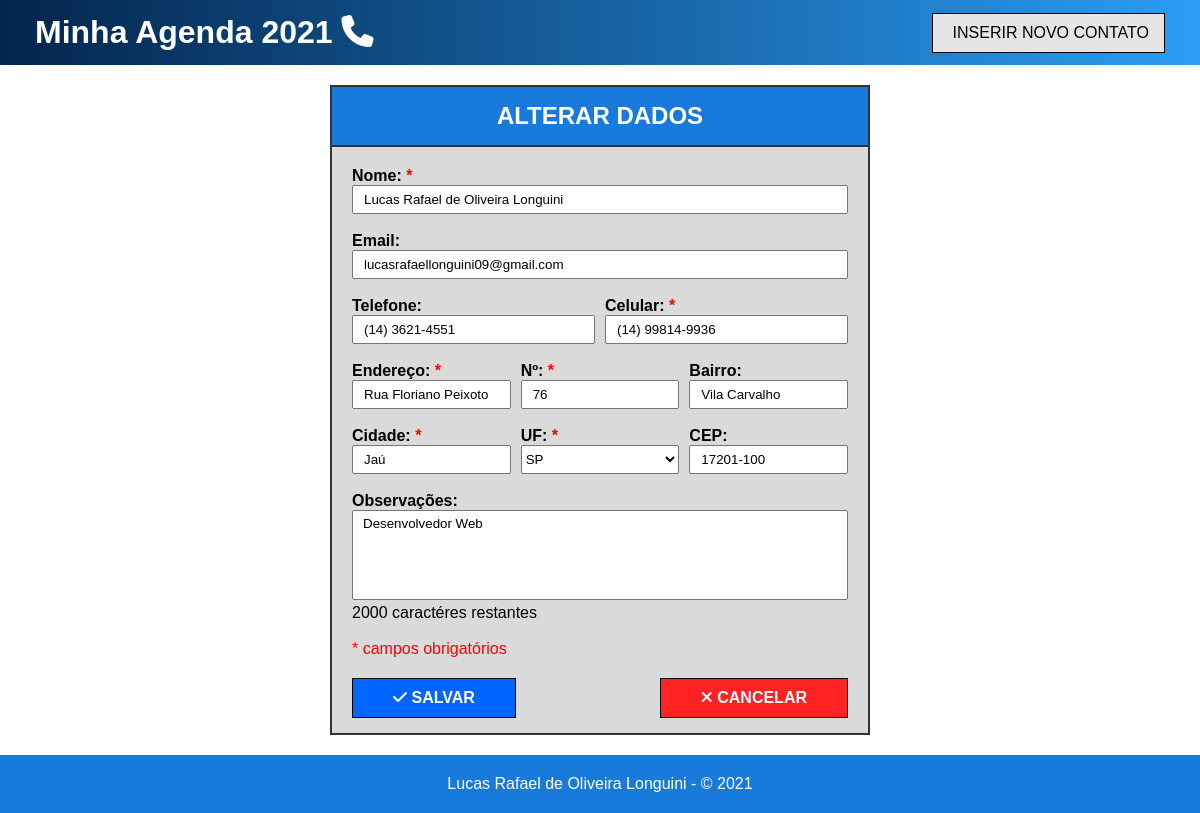
The page /?c=ContatoController&m=editarContato&id=1 on the database its author committed.
### tables this page shows
CREATE TABLE Contatos (
	`id_contato`	INT NOT NULL AUTO_INCREMENT PRIMARY KEY,
	`nome`			VARCHAR(60) NOT NULL,
	`email`			VARCHAR(50) NULL,
	`telefone`		VARCHAR(14) NULL,
	`celular`		VARCHAR(15) NOT NULL,
	`endereco`		VARCHAR(50) NOT NULL,
	`num`			VARCHAR(5) NOT NULL,
	`bairro`		VARCHAR(30) NULL,
	`cidade`		VARCHAR(50) NOT NULL,
	`cep`			VARCHAR(9) NULL,
	`observacoes`	VARCHAR(1000) NULL,
	`id_estado`		INT NOT NULL,
	FOREIGN KEY (`id_estado`) REFERENCES Estados (`id_estado`)
);

### controllers/ContatoController.class.php (called while the page is built, shortened)
<?php
	require_once "models/Conexao.class.php";
	require_once "models/Contato.class.php";
	require_once "models/ContatoDAO.class.php";
	class ContatoController {
		public function editarContato() {
			$contatoDAO = new ContatoDAO();
			$ret = $contatoDAO->listarContato($_GET["id"]);
			$estado = $contatoDAO->listarEstados();
			require_once "views/edit_contato.php";
		}
	}

### models/Conexao.class.php (called while the page is built, shortened)
<?php
	abstract class Conexao {
		protected function __construct() {
			try {
				$this->db = new PDO("mysql:host=localhost; dbname=AgendaTelefonica; charset=utf8mb4", "root", "");
			}
			catch(Exception $e) {
				die("Ocorreu um erro durante a conexão com o banco de dados. " .$e->getMessage());
			}
		}
	}

### models/ContatoDAO.class.php (called while the page is built, shortened)
<?php
	class ContatoDAO extends Conexao {
		public function listarContato($id) {
			$sql = "SELECT c.*, e.*
					FROM contatos c
					INNER JOIN estados e ON (c.id_estado = e.id_estado)
					WHERE c.id_contato = $id";
			try {
				$stmt = $this->db->prepare($sql);
				$stmt->execute();
				return $stmt->fetchAll(PDO::FETCH_OBJ);
				$this->db = null;
			}
			catch(Exception $e) {
				die("Erro ao listar o contato. " .$e->getMessage());
			}
		}
		public function listarEstados() {
			$sql = "SELECT * FROM Estados";
			try {
				$stmt = $this->db->prepare($sql);
				$stmt->execute();
				return $stmt->fetchAll(PDO::FETCH_OBJ);
				$this->db = null;
			}
			catch(Exception $e) {
				die("Erro ao listar os estados. " .$e->getMessage());
			}
		}
	}

### views/edit_contato.php (the view, shortened to what this page needs)
<?php require_once "views/_nav.php" ?>
<main>
	<section id="dados">
		<h2>ALTERAR DADOS</h2>
		<form action="" method="POST">
			<div class="container">
				<label>Nome: <span class="obg">*</span></label>
				<input type="text" name="nome" value="<?php if (isset($ret)) echo $ret[0]->nome; ?>" />
				<br/><br/>
				<label>Email: </label>
				<input type="text" name="email" value="<?php if (isset($ret)) echo $ret[0]->email; ?>" />
				<br/><br/>
				<div class="col-2">
					<label>Telefone: </label>
					<label>Celular: <span class="obg">*</span></label>
					<input type="tel" id="tel" name="telefone" value="<?php if (isset($ret)) echo $ret[0]->telefone; ?>" />
					<input type="tel" id="cel" name="celular" value="<?php if (isset($ret)) echo $ret[0]->celular; ?>" />
				</div>
				<br/>
				<div class="col-3">
					<label>Endereço: <span class="obg">*</span></label>
					<label>Nº: <span class="obg">*</span></label>
					<label>Bairro: </label>
					<input type="text" name="endereco" value="<?php if (isset($ret)) echo $ret[0]->endereco; ?>" />
					<input type="text" name="numero" maxlength="5" value="<?php if (isset($ret)) echo $ret[0]->num; ?>" />
					<input type="text" name="bairro" value="<?php if (isset($ret)) echo $ret[0]->bairro; ?>" />
				</div>
				<br/>
				<div class="col-3">
					<label>Cidade: <span class="obg">*</span></label>
					<label>UF: <span class="obg">*</span></label>
					<label>CEP: </label>
					<input type="text" name="cidade" value="<?php if (isset($ret)) echo $ret[0]->cidade; ?>" />
					<select name="uf">
						<?php
							foreach ($estado as $uf) {
								if ($uf->id_estado == $ret[0]->id_estado) {
									echo "<option value='{$uf->id_estado}' selected=''>{$uf->sigla}</option>";
								}
								else {
									echo "<option value='{$uf->id_estado}'>{$uf->sigla}</option>";
								}
							}
						?>
					</select>
					<input type="text" id="cep" name="cep" value="<?php if (isset($ret)) echo $ret[0]->cep; ?>" />
				</div>
				<br/>
				<label>Observações: </label>
				<br/>
				<textarea maxlength="2000" name="observacoes" onkeyup="countChar(this)"><?php if (isset($ret)) echo $ret[0]->observacoes; ?></textarea>
				<p id="observacoes">2000 caractéres restantes</p>
				<br/>
				<span class="obg">* campos obrigatórios</span>
			</div>
			<div class="btn">
				<button type="submit" name="save"><span class="fas fa-check"></span> SALVAR</button>
				<button type="submit" name="cancel"><span class="fas fa-times"></span> CANCELAR</button>
			</div>
		</form>
	</section>
</main>
<?php require_once "views/_footer.php" ?>

### views/assets/css/layout.css (style rules this page uses)
* { margin: 0; padding: 0; box-sizing: border-box; font-family: "Verdana", sans-serif; }
main { padding: 20px 60px; }
.obg { color: #F00; }
#dados { margin: auto; width: 50%; border: 2px solid #333; background-color: #DADADA; }
#dados h2 { background-color: #187BDC; color: #FFF; padding: 15px; text-align: center; border-bottom: 2px solid #333; }
.container { padding: 20px; }
.container label { font-weight: bold; }
.container input { width: 100%; padding: 5px 10px; }
.container textarea { padding: 5px 10px; width: 100%; height: 90px; resize: none; }
.col-2 { display: grid; grid-template-columns: repeat(2, 1fr); grid-column-gap: 10px; width: 100%; }
.col-3 { display: grid; grid-template-columns: repeat(3, 1fr); grid-column-gap: 10px; width: 100%; }
#dados .btn { display: flex; padding: 0 20px; justify-content: space-between; }
.btn button { margin-bottom: 15px; padding: 10px 40px; font-size: 16px; font-weight: bold; border: 1px solid #000; }
.btn button[name="save"] { background-color: #06F; color: #FFF; }
.btn button[name="cancel"] { background-color: #F22; color: #FFF; }

### rows shown on the page
contatos: nome "Lucas Rafael de Oliveira Longuini", email "lucasrafaellonguini09@gmail.com", telefone "(14) 3621-4551", celular "(14) 99814-9936", endereco "Rua Floriano Peixoto", numero "76", bairro "Vila Carvalho", cidade "Jaú", cep "17201-100", observacoes "Desenvolvedor Web"

### other values the page prints
form field uf "SP"
